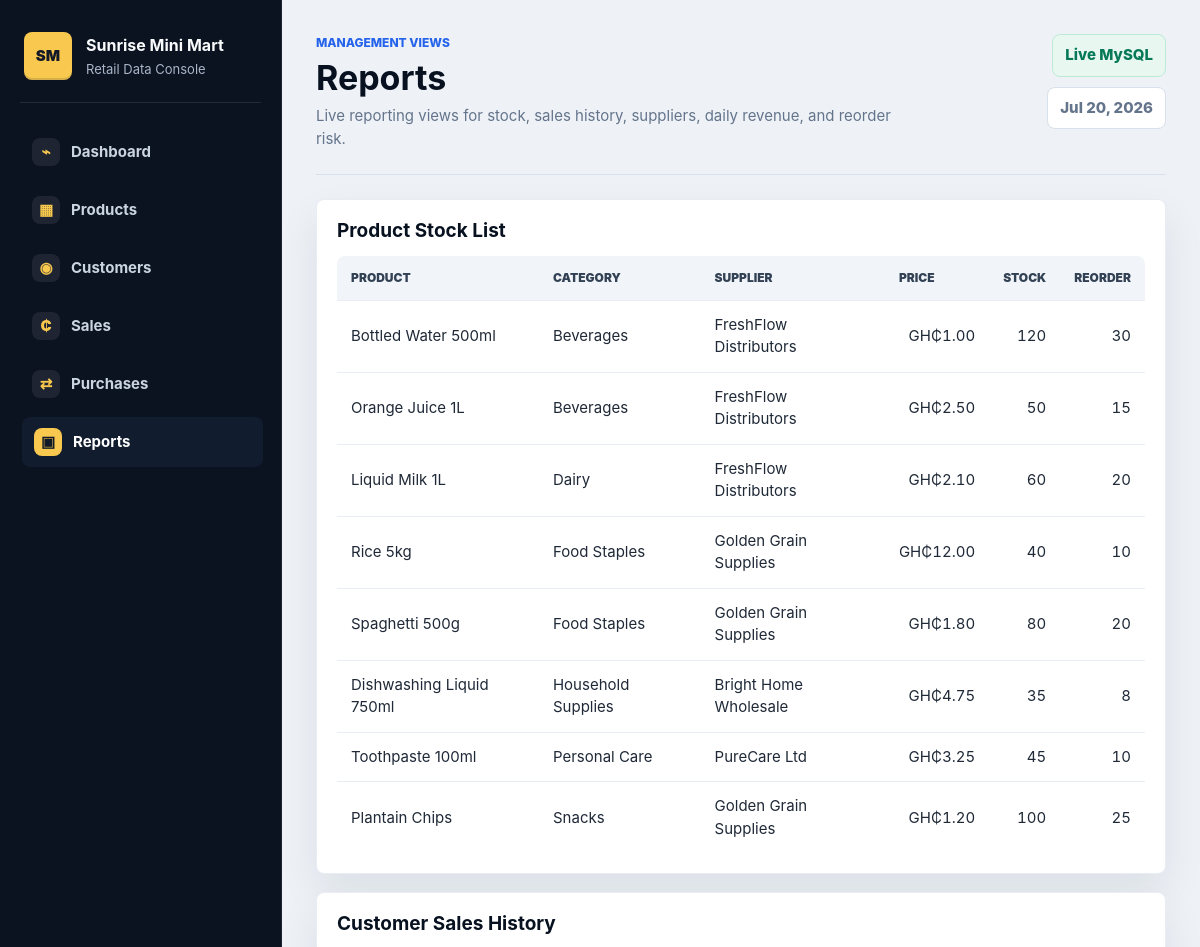
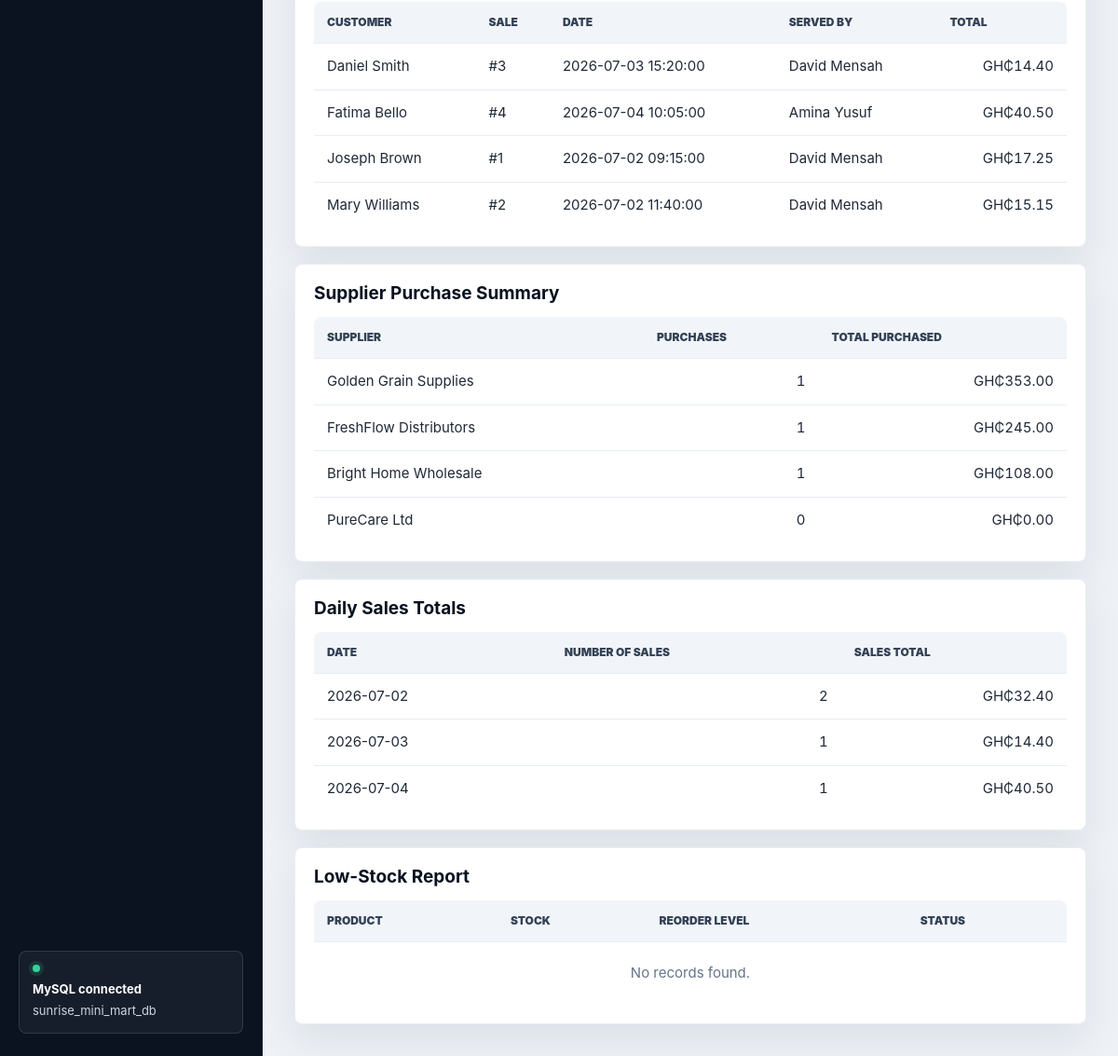
Screenshot of /index.php?page=reports with the database file from the repository (2 pictures, top to bottom).
### tables this page shows
CREATE TABLE products (
    product_id INT AUTO_INCREMENT PRIMARY KEY,
    product_name VARCHAR(120) NOT NULL,
    category_id INT NOT NULL,
    supplier_id INT NOT NULL,
    unit_price DECIMAL(10,2) NOT NULL,
    quantity_in_stock INT NOT NULL DEFAULT 0,
    reorder_level INT NOT NULL DEFAULT 10,
    CONSTRAINT uq_product_supplier UNIQUE (product_name, supplier_id),
    CONSTRAINT chk_product_unit_price CHECK (unit_price > 0),
    CONSTRAINT chk_product_quantity CHECK (quantity_in_stock >= 0),
    CONSTRAINT chk_product_reorder CHECK (reorder_level >= 0),
    CONSTRAINT fk_product_category
        FOREIGN KEY (category_id)
        REFERENCES categories(category_id)
        ON UPDATE CASCADE
        ON DELETE RESTRICT,
    CONSTRAINT fk_product_supplier
        FOREIGN KEY (supplier_id)
        REFERENCES suppliers(supplier_id)
        ON UPDATE CASCADE
        ON DELETE RESTRICT
);

CREATE TABLE categories (
    category_id INT AUTO_INCREMENT PRIMARY KEY,
    category_name VARCHAR(80) NOT NULL UNIQUE,
    description VARCHAR(255)
);

CREATE TABLE suppliers (
    supplier_id INT AUTO_INCREMENT PRIMARY KEY,
    supplier_name VARCHAR(120) NOT NULL UNIQUE,
    phone VARCHAR(20) NOT NULL UNIQUE,
    email VARCHAR(100) UNIQUE,
    address VARCHAR(255) NOT NULL
);

CREATE TABLE sales (
    sale_id INT AUTO_INCREMENT PRIMARY KEY,
    customer_id INT NOT NULL,
    employee_id INT NOT NULL,
    sale_date DATETIME NOT NULL DEFAULT CURRENT_TIMESTAMP,
    total_amount DECIMAL(10,2) NOT NULL,
    CONSTRAINT chk_sale_total CHECK (total_amount >= 0),
    CONSTRAINT fk_sale_customer
        FOREIGN KEY (customer_id)
        REFERENCES customers(customer_id)
        ON UPDATE CASCADE
        ON DELETE RESTRICT,
    CONSTRAINT fk_sale_employee
        FOREIGN KEY (employee_id)
        REFERENCES employees(employee_id)
        ON UPDATE CASCADE
        ON DELETE RESTRICT
);

CREATE TABLE customers (
    customer_id INT AUTO_INCREMENT PRIMARY KEY,
    full_name VARCHAR(100) NOT NULL,
    phone VARCHAR(20) NOT NULL UNIQUE,
    email VARCHAR(100) UNIQUE,
    address VARCHAR(255) NOT NULL
);

CREATE TABLE employees (
    employee_id INT AUTO_INCREMENT PRIMARY KEY,
    full_name VARCHAR(100) NOT NULL,
    role VARCHAR(40) NOT NULL,
    phone VARCHAR(20) NOT NULL UNIQUE,
    hire_date DATE NOT NULL,
    CONSTRAINT chk_employee_role
        CHECK (role IN ('Manager', 'Cashier', 'Storekeeper', 'Sales Assistant'))
);

### index.php (the view, shortened to what this page needs)
<?php
$config = require __DIR__ . '/config.php';
$page = $_GET['page'] ?? 'dashboard';
function h(mixed $value): string
{
    return htmlspecialchars((string) $value, ENT_QUOTES, 'UTF-8');
}
function money(mixed $value): string
{
    return 'GH₵' . number_format((float) $value, 2);
}
function app_url(string $page, array $params = []): string
{
    $params = array_merge(['page' => $page], $params);
    return 'index.php?' . http_build_query($params);
}
function pdo(array $config): PDO
{
    $dsn = sprintf(
        'mysql:host=%s;dbname=%s;charset=%s',
        $config['host'],
        $config['database'],
        $config['charset']
    );
    $pdo = new PDO($dsn, $config['username'], $config['password'], [
        PDO::ATTR_ERRMODE => PDO::ERRMODE_EXCEPTION,
        PDO::ATTR_DEFAULT_FETCH_MODE => PDO::FETCH_ASSOC,
        PDO::ATTR_EMULATE_PREPARES => false,
    ]);
    return $pdo;
}
function rows(PDO $db, string $sql, array $params = []): array
{
    $stmt = $db->prepare($sql);
    $stmt->execute($params);
    return $stmt->fetchAll();
}
function page_header(string $eyebrow, string $title, string $subtitle, ?string $actionLabel = null, ?string $actionUrl = null): string
{
    ?>
    <section class="page-head">
        <div class="page-copy">
            <p class="eyebrow"><?= h($eyebrow) ?></p>
            <h1><?= h($title) ?></h1>
            <p><?= h($subtitle) ?></p>
        </div>
        <div class="head-actions">
            <span class="status-pill">Live MySQL</span>
            <span class="date-pill"><?= h(date('M j, Y')) ?></span>
        </div>
    </section>
    <?php
    return (string) ob_get_clean();
}
    ?>
    <?php
function table_html(array $headers, array $records, callable $rowRenderer): string
{
    ?>
    <div class="table-wrap">
        <table>
            <thead>
                <tr>
                    <?php foreach ($headers as $header): ?>
                        <th><?= h($header) ?></th>
                    <?php endforeach; ?>
                </tr>
            </thead>
            <tbody>
                <?php if (!$records): ?>
                    <tr><td colspan="<?= count($headers) ?>" class="empty">No records found.</td></tr>
                <?php endif; ?>
                <?php foreach ($records as $record): ?>
                    <tr><?= $rowRenderer($record) ?></tr>
                <?php endforeach; ?>
            </tbody>
        </table>
    </div>
    <?php
    return (string) ob_get_clean();
}
    ?>
    <?php
function render_reports(PDO $db): string
{
    $stock = rows($db, '
        SELECT p.product_name, c.category_name, s.supplier_name, p.unit_price, p.quantity_in_stock, p.reorder_level
        FROM products p
        JOIN categories c ON c.category_id = p.category_id
        JOIN suppliers s ON s.supplier_id = p.supplier_id
        ORDER BY c.category_name, p.product_name
    ');
    $history = rows($db, '
        SELECT c.full_name AS customer_name, s.sale_id, s.sale_date, s.total_amount, e.full_name AS served_by
        FROM sales s
        JOIN customers c ON c.customer_id = s.customer_id
        JOIN employees e ON e.employee_id = s.employee_id
        ORDER BY c.full_name, s.sale_date
    ');
    $supplierSummary = rows($db, '
        SELECT s.supplier_name, COUNT(p.purchase_id) AS purchase_count, COALESCE(SUM(p.total_cost), 0) AS total_purchased
        FROM suppliers s
        LEFT JOIN purchases p ON p.supplier_id = s.supplier_id
        GROUP BY s.supplier_id, s.supplier_name
        ORDER BY total_purchased DESC
    ');
    $dailySales = rows($db, '
        SELECT DATE(sale_date) AS sale_day, COUNT(*) AS number_of_sales, SUM(total_amount) AS daily_sales_total
        FROM sales
        GROUP BY DATE(sale_date)
        ORDER BY sale_day
    ');
    $lowStock = rows($db, '
        SELECT product_name, quantity_in_stock, reorder_level
        FROM products
        WHERE quantity_in_stock <= reorder_level
        ORDER BY product_name
    ');
    ?>
    <?= page_header('Management views', 'Reports', 'Live reporting views for stock, sales history, suppliers, daily revenue, and reorder risk.') ?>
    <section class="report-stack">
        <article>
            <h2>Product Stock List</h2>
            <?= table_html(['Product', 'Category', 'Supplier', 'Price', 'Stock', 'Reorder'], $stock, function (array $item): string {
                return '<td>' . h($item['product_name']) . '</td>'
                    . '<td>' . h($item['category_name']) . '</td>'
                    . '<td>' . h($item['supplier_name']) . '</td>'
                    . '<td class="num">' . money($item['unit_price']) . '</td>'
                    . '<td class="num">' . h($item['quantity_in_stock']) . '</td>'
                    . '<td class="num">' . h($item['reorder_level']) . '</td>';
            }) ?>
        </article>
        <article>
            <h2>Customer Sales History</h2>
            <?= table_html(['Customer', 'Sale', 'Date', 'Served By', 'Total'], $history, function (array $sale): string {
                return '<td>' . h($sale['customer_name']) . '</td>'
                    . '<td>#' . h($sale['sale_id']) . '</td>'
                    . '<td>' . h($sale['sale_date']) . '</td>'
                    . '<td>' . h($sale['served_by']) . '</td>'
                    . '<td class="num">' . money($sale['total_amount']) . '</td>';
            }) ?>
        </article>
        <article>
            <h2>Supplier Purchase Summary</h2>
            <?= table_html(['Supplier', 'Purchases', 'Total Purchased'], $supplierSummary, function (array $supplier): string {
                return '<td>' . h($supplier['supplier_name']) . '</td>'
                    . '<td class="num">' . h($supplier['purchase_count']) . '</td>'
                    . '<td class="num">' . money($supplier['total_purchased']) . '</td>';
            }) ?>
        </article>
        <article>
            <h2>Daily Sales Totals</h2>
            <?= table_html(['Date', 'Number of Sales', 'Sales Total'], $dailySales, function (array $day): string {
                return '<td>' . h($day['sale_day']) . '</td>'
                    . '<td class="num">' . h($day['number_of_sales']) . '</td>'
                    . '<td class="num">' . money($day['daily_sales_total']) . '</td>';
            }) ?>
        </article>
        <article>
            <h2>Low-Stock Report</h2>
            <?= table_html(['Product', 'Stock', 'Reorder Level', 'Status'], $lowStock, function (array $item): string {
                return '<td>' . h($item['product_name']) . '</td>'
                    . '<td class="num">' . h($item['quantity_in_stock']) . '</td>'
                    . '<td class="num">' . h($item['reorder_level']) . '</td>'
                    . '<td>' . badge('Reorder', 'warning') . '</td>';
            }) ?>
        </article>
    </section>
    <?php
    return (string) ob_get_clean();
}
    ?>
    <?php
$notice = null;
$content = '';
try {
    $db = pdo($config);
    $content = match ($page) {
        'products' => render_products($db),
        'customers' => render_customers($db),
        'sales' => render_sales($db, $notice),
        'purchases' => render_purchases($db),
        'reports' => render_reports($db),
        default => render_dashboard($db),
    };
} catch (Throwable $e) {
    $content = render_setup_error($e);
}
$nav = [
    'dashboard' => ['label' => 'Dashboard', 'icon' => '⌁'],
    'products' => ['label' => 'Products', 'icon' => '▦'],
    'customers' => ['label' => 'Customers', 'icon' => '◉'],
    'sales' => ['label' => 'Sales', 'icon' => '₵'],
    'purchases' => ['label' => 'Purchases', 'icon' => '⇄'],
    'reports' => ['label' => 'Reports', 'icon' => '▣'],
];
?>
<!doctype html>
<html lang="en">
<head>
    <link rel="stylesheet" href="assets/styles.css">
</head>
<body>
    <aside class="sidebar">
        <div class="brand">
            <span class="brand-mark">SM</span>
            <div>
                <strong>Sunrise Mini Mart</strong>
                <small>Retail Data Console</small>
            </div>
        </div>
        <nav>
            <?php foreach ($nav as $key => $item): ?>
                <a class="<?= $page === $key ? 'active' : '' ?>" href="<?= h(app_url($key)) ?>">
                    <span><?= h($item['icon']) ?></span>
                    <?= h($item['label']) ?>
                </a>
            <?php endforeach; ?>
        </nav>
        <div class="sidebar-note">
            <span class="status-dot"></span>
            <strong>MySQL connected</strong>
            <span>sunrise_mini_mart_db</span>
        </div>
    </aside>
    <main class="main">
        <?= $content ?>
    </main>
</body>
</html>

### rows the page displays
products: product_name "Bottled Water 500ml", category.category_name "Beverages", supplier.supplier_name "FreshFlow Distributors", unit_price "GH₵1.00", quantity_in_stock "120", reorder_level "30"
products: product_name "Orange Juice 1L", category.category_name "Beverages", supplier.supplier_name "FreshFlow Distributors", unit_price "GH₵2.50", quantity_in_stock "50", reorder_level "15"
products: product_name "Liquid Milk 1L", category.category_name "Dairy", supplier.supplier_name "FreshFlow Distributors", unit_price "GH₵2.10", quantity_in_stock "60", reorder_level "20"
products: product_name "Rice 5kg", category.category_name "Food Staples", supplier.supplier_name "Golden Grain Supplies", unit_price "GH₵12.00", quantity_in_stock "40", reorder_level "10"
products: product_name "Spaghetti 500g", category.category_name "Food Staples", supplier.supplier_name "Golden Grain Supplies", unit_price "GH₵1.80", quantity_in_stock "80", reorder_level "20"
products: product_name "Dishwashing Liquid 750ml", category.category_name "Household Supplies", supplier.supplier_name "Bright Home Wholesale", unit_price "GH₵4.75", quantity_in_stock "35", reorder_level "8"
products: product_name "Toothpaste 100ml", category.category_name "Personal Care", supplier.supplier_name "PureCare Ltd", unit_price "GH₵3.25", quantity_in_stock "45", reorder_level "10"
products: product_name "Plantain Chips", category.category_name "Snacks", supplier.supplier_name "Golden Grain Supplies", unit_price "GH₵1.20", quantity_in_stock "100", reorder_level "25"
sales: customer.full_name "Daniel Smith", sale_id "3", sale_date "2026-07-03 15:20:00", employee.full_name "David Mensah", total_amount "GH₵14.40"
sales: customer.full_name "Fatima Bello", sale_id "4", sale_date "2026-07-04 10:05:00", employee.full_name "Amina Yusuf", total_amount "GH₵40.50"
sales: customer.full_name "Joseph Brown", sale_id "1", sale_date "2026-07-02 09:15:00", employee.full_name "David Mensah", total_amount "GH₵17.25"
sales: customer.full_name "Mary Williams", sale_id "2", sale_date "2026-07-02 11:40:00", employee.full_name "David Mensah", total_amount "GH₵15.15"

### other values shown
$item['icon'] "⌁"
$item['label'] "Dashboard"
$item['icon'] "▦"
$item['label'] "Products"
$item['icon'] "◉"
$item['label'] "Customers"
$item['icon'] "₵"
$item['label'] "Sales"
$item['icon'] "⇄"
$item['label'] "Purchases"
$item['icon'] "▣"
$item['label'] "Reports"
$eyebrow "MANAGEMENT VIEWS"
$title "Reports"
$subtitle "Live reporting views for stock, sales history, suppliers, daily revenue, and reorder risk."
